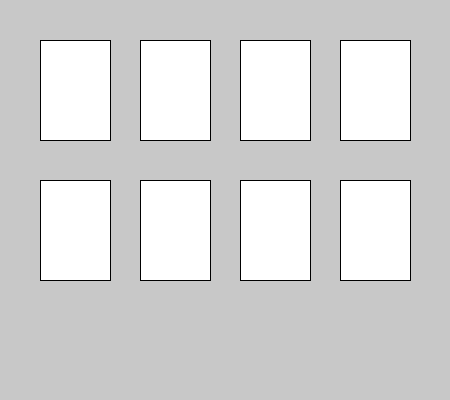
Frame 1 (no input)
Frame 60 (the mouse pressed at the canvas centre just before this capture): identical to frame 1, image omitted
Frame 120 (the mouse held since frame 60 and released just before this capture): identical to frame 1, image omitted

The Processing sketch that drew this single still picture (run headless with seeded random() and noise(); from frame 60 on, the mouse is pressed at the canvas centre):

// Processing sketch: processing_145446
// ── processing_145446.pde

//program to make a memory tile game by Emma Wexler BPIM: G Block 
//this program is the first simple level with set color inputs 

Rectangle rect1; 
Rectangle rect2; 
Rectangle rect3; 
Rectangle rect4; 
Rectangle rect5; 
Rectangle rect6; 
Rectangle rect7; 
Rectangle rect8; 

//setting up rectangle locations making it easier to change 
int locx1 = 40; 
int locx2 = 140;
int locx3 = 240; 
int locx4 = 340;
int locy1 = 40;
int locy2 = 180; 

//the variable that decides if the rectangle is clicked on 
boolean inside1 = false ;
boolean inside2 = false; 
boolean inside3 = false ;
boolean inside4 = false; 
boolean inside5 = false ;
boolean inside6 = false; 
boolean inside7 = false ;
boolean inside8 = false; 

int count = 0; 

void setup() {

  size(450, 400); 
  background(200); 
  //making colors that are easy to see/change 
  color red = color(220, 30, 30);
  color blue = color(30, 40, 200);
  color green = color(30, 230, 80);
  color pink = color(255, 20, 147);

  //creating my rectangles, in this case 8 
  rect1 = new Rectangle(locx1, locy1, red); 
  rect2 = new Rectangle(locx2, locy1, pink);
  rect3 = new Rectangle(locx3, locy1, blue); 
  rect4 = new Rectangle(locx4, locy1, pink);
  rect5 = new Rectangle(locx1, locy2, green); 
  rect6 = new Rectangle(locx2, locy2, red);
  rect7 = new Rectangle(locx3, locy2, green); 
  rect8 = new Rectangle(locx4, locy2, blue);

  //starting them all white 
  rect1.turnwhite();
  rect2.turnwhite();
  rect3.turnwhite(); 
  rect4.turnwhite();
  rect5.turnwhite();
  rect6.turnwhite();
  rect7.turnwhite(); 
  rect8.turnwhite();
}


void mouseClicked() {
  //single mouse clicked program to combine the function of the class for all variables 
  rect1.mouseClicked();
  rect2.mouseClicked();  
  rect3.mouseClicked();  
  rect4.mouseClicked();
  rect5.mouseClicked();
  rect6.mouseClicked();  
  rect7.mouseClicked();  
  rect8.mouseClicked();
  println("2 ="+  inside2);
  println("1 =" +inside1);
  //count everytime the mouse is clicked 
  count += 1;
}


void draw() {

  if ( count %2 ==0) {
    //if its even, generally 2 tiles have been clicked on 
    //if its clicked find out which tile was clicked on 
    one(); 
    two(); 
    three();
    four(); 
    five();
    six(); 
    seven(); 
    eight();
    //see if 2 of a color have been clicked on
    reds(); 
    blues();
    pinks();
    greens();
  }

  else {
    //if the count is odd, then only 1 tile has been clicked on, record which and continue
    one(); 
    two(); 
    three();
    four(); 
    five();
    six(); 
    seven(); 
    eight();
  }
  //actually display the rectangles -- we are still in the draw funtion 
  rect1.display();
  rect2.display();
  rect3.display(); 
  rect4.display();
  rect5.display();
  rect6.display();
  rect7.display(); 
  rect8.display();
}

// the following are to tell which tile is clicked on in the main program, writen separately for easier editing 
//there are definitely simpler ways to do this, I don't know how though 
void one() { 
  int  locx = locx1;
  int farx = 70 + locx;
  int locy = locy1; 
  int fary = 100 + locy;
  if (mouseX > locx && mouseX < farx && mouseY > locy && mouseY < fary ) {
    inside1 = true;
  }
}

void two() { 
  int  locx = locx2;
  int farx = 70 + locx;
  int locy = locy1; 
  int fary = 100 + locy;
  if (mouseX > locx && mouseX < farx && mouseY > locy && mouseY < fary ) {
    inside2 = true;
  }
}

void three() { 
  int  locx = locx3;
  int farx = 70 + locx;
  int locy = locy1; 
  int fary = 100 + locy;
  if (mouseX > locx && mouseX < farx && mouseY > locy && mouseY < fary ) {
    inside3 = true;
  }
}

void four() { 
  int  locx = locx4;
  int farx = 70 + locx;
  int locy = locy1; 
  int fary = 100 + locy;
  if (mouseX > locx && mouseX < farx && mouseY > locy && mouseY < fary ) {
    inside4 = true;
  }
}

void five() { 
  int  locx = locx1;
  int farx = 70 + locx;
  int locy = locy2; 
  int fary = 100 + locy;
  if (mouseX > locx && mouseX < farx && mouseY > locy && mouseY < fary ) {
    inside5 = true;
  }
}

void six() { 
  int  locx = locx2;
  int farx = 70 + locx;
  int locy = locy2; 
  int fary = 100 + locy;
  if (mouseX > locx && mouseX < farx && mouseY > locy && mouseY < fary ) {
    inside6 = true;
  }
}

void seven() { 
  int  locx = locx3;
  int farx = 70 + locx;
  int locy = locy2; 
  int fary = 100 + locy;
  if (mouseX > locx && mouseX < farx && mouseY > locy && mouseY < fary ) {
    inside7 = true;
  }
}

void eight() { 
  int  locx = locx4;
  int farx = 70 + locx;
  int locy = locy2; 
  int fary = 100 + locy;
  if (mouseX > locx && mouseX < farx && mouseY > locy && mouseY < fary ) {
    inside8 = true;
  }
}

//these functions tell if 2 of the same color have been clicked on or 2 of different colors 
void reds() {
  //2 of the same color (in this case red) 
  if (inside1  && inside6 ) {
    rect1.takeaway(); 
    rect6.takeaway(); 

    //2 different colors, and if statement for each possible pattern
  }
  if (inside1 && !inside6) {
    rect1.turnwhite(); //turns the tiles back to white because the 2 clicked don't match 
    rect6.turnwhite(); 

    inside1 = false; //makes sure the program knows its no londer clicked on
  }  

  if (!inside1 && inside6) {

    rect1.turnwhite(); 
    rect6.turnwhite(); 

    inside6 = false; //same with other combination
  }
}

void pinks() {
  if (inside4 && inside2 ) {
    rect4.takeaway(); 
    rect2.takeaway();
  }

  if (!inside4 && inside2 ) {
    rect4.turnwhite(); 
    rect2.turnwhite(); 

    inside2 = false;
  }

  if (inside4 && !inside2) {
    rect4.turnwhite(); 
    rect2.turnwhite(); 

    inside4 = false;
  }
}

void blues() {
  if (inside3  && inside8 ) {
    rect3.takeaway(); 
    rect8.takeaway();
  }

  if (!inside3 && inside8) {
    rect3.turnwhite(); 
    rect8.turnwhite(); 

    inside8 = false;
  }

  if (inside3 && !inside8) {
    rect3.turnwhite(); 
    rect8.turnwhite(); 

    inside3 = false;
  }
}

void greens() {
  if (inside5 && inside7 ) {
    rect5.takeaway(); 
    rect7.takeaway();
  }

  if (!inside5 && inside7) {
    rect5.turnwhite(); 
    rect7.turnwhite(); 

    inside7 = false;
  }

  if (inside5 && !inside7 ) {
    rect5.turnwhite(); 
    rect7.turnwhite();

    inside5 = false;
  }
}

//the following are functions for the rectangles/tiles themselves 
class Rectangle {

  int rectwidth ;
  int rectheight ;
  int locx;
  int locy; 
  int farx;
  int fary;
  int border; 
  color col;
  color vis; 
  boolean colorclicked; 
  boolean inside; 



  Rectangle(int x, int y, color colo) {

    rectwidth = 70; 
    rectheight = 100; 
    locx = x;
    locy = y; 
    farx = locx + 70;
    fary = locy + 100;
    col = colo;
   
  } 


  void display() {
    //draw the rectangle 
    fill(vis); //vis is whats always changing to change the tile appearance 
    stroke(border);  //making border a variable helps it disappear when matched 
    rect(locx, locy, rectwidth, rectheight); //draw the actual rectangle 
  }

  void turnwhite() {
    vis = 255; //function to turn vis white making tile white 
    border = 0;
  }

  void mouseClicked() {
    println(" i am in mouse clicked"); 

    println("mouseX = " + mouseX);
    println("mouseY = " + mouseY);
    println("locX = " + locx);
    println("locy = " + locy);

//if the mouse is clicked while in the rectangle bounds, then the fill turns to the assigned color 

    if (mouseX > locx && mouseX < farx && mouseY > locy && mouseY < fary) {
      vis = col;
      border = 0;
    }
  }

//takeaway makes the tile disapear when matched 
  void takeaway() {
    border = 200; 
    vis = 200;
  }
}
